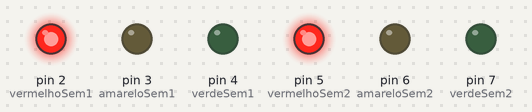
A sketch run on a simulated Arduino Uno, built with avr-gcc and run on an emulated ATmega328P. On the bench: output pins drawn as LEDs (lit = HIGH).

Above: at 1.5 s.
At 4.5 s:
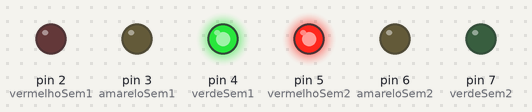
At 7.5 s:
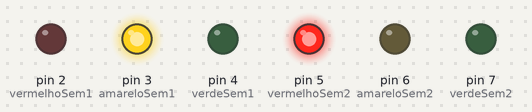
At 13.5 s:
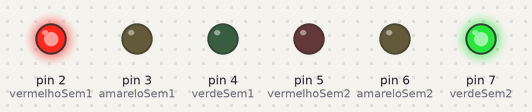
At 16.5 s:
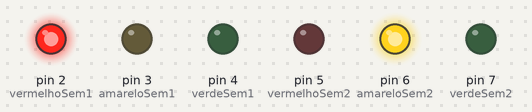
Timing chart, 0 to 23.4 s (numbered marks = the images above):
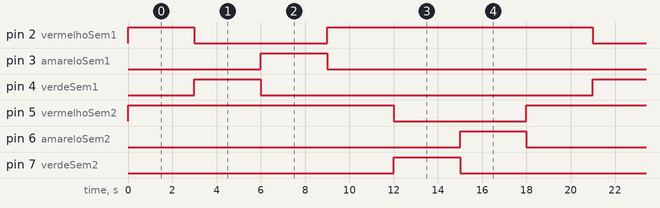

Measured:
- by itself, pin 2 (vermelhoSem1): repeats every 18.0 s: LOW 6.0 s, HIGH 12.0 s
- by itself, pin 3 (amareloSem1), pin 4 (verdeSem1), pin 6 (amareloSem2), pin 7 (verdeSem2): alternates HIGH for 3.0 s and LOW for 15.0 s
- by itself, pin 5 (vermelhoSem2): alternates HIGH for 12.0 s and LOW for 6.0 s

The sketch:

traffic-light-simulation.ino
```cpp
// Definindo os pinos dos LEDs
const int vermelhoSem1 = 2;
const int amareloSem1 = 3;
const int verdeSem1 = 4;
const int vermelhoSem2 = 5;
const int amareloSem2 = 6;
const int verdeSem2 = 7;


void setup() {
  // Configurando os pinos dos LEDs como saída
  pinMode(vermelhoSem1, OUTPUT);
  pinMode(amareloSem1, OUTPUT);
  pinMode(verdeSem1, OUTPUT);
  pinMode(vermelhoSem2, OUTPUT);
  pinMode(amareloSem2, OUTPUT);
  pinMode(verdeSem2, OUTPUT);
}

void loop() {
  digitalWrite(vermelhoSem1, HIGH);
  digitalWrite(vermelhoSem2, HIGH);
  delay(3000);
  digitalWrite(vermelhoSem1, LOW);
  digitalWrite(verdeSem1, HIGH);
  delay(3000); // Espera 1 segundo
  digitalWrite(verdeSem1, LOW);

  digitalWrite(amareloSem1, HIGH);
  delay(3000);
  digitalWrite(amareloSem1, LOW);

  digitalWrite(vermelhoSem1, HIGH);
  delay(3000);
  digitalWrite(vermelhoSem2, LOW);

  digitalWrite(verdeSem2, HIGH);
  delay(3000);
  digitalWrite(verdeSem2, LOW);

  digitalWrite(amareloSem2, HIGH);
  delay(3000);
  digitalWrite(amareloSem2, LOW);
}
```
